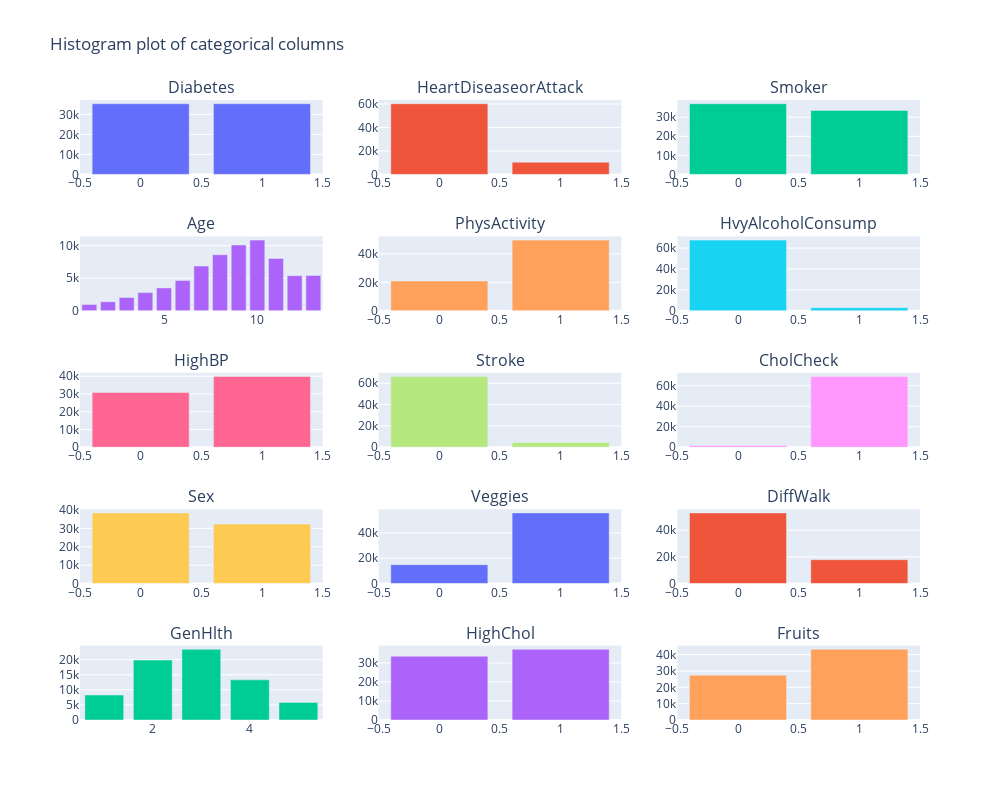

Notebook code for this chart:
### Code cell
n_cols = 3
n_rows = n_rows = int(np.ceil(len(categorical_d.copy()) / n_cols))

"""Histogram using plotly"""
fig = make_subplots(rows=n_rows, cols=n_cols,
                    subplot_titles=tuple(categorical_d.copy()))

for i, col in enumerate(categorical_d.copy()):
    counts = data_dict['D'][col].value_counts()
    fig.add_trace(go.Bar(name=col, x=counts.index, y=counts.values), 
                  row=i//n_cols + 1,
                  col=i%n_cols + 1)

fig.update_layout(title="Histogram plot of categorical columns",
                 height=800,
                 width=1000,
                 showlegend=False)

### Figure 1 — Plotly figure (JSON) as saved in the notebook; plotly's stock layout.template omitted (floating-point values rounded to 4 significant figures)
{"data": [{"name": "Diabetes", "type": "bar", "x": [0, 1], "xaxis": "x", "y": [35346, 35346], "yaxis": "y"}, {"name": "HeartDiseaseorAttack", "type": "bar", "x": [0, 1], "xaxis": "x2", "y": [60243, 10449], "yaxis": "y2"}, {"name": "Smoker", "type": "bar", "x": [0, 1], "xaxis": "x3", "y": [37094, 33598], "yaxis": "y3"}, {"name": "Age", "type": "bar", "x": [10, 9, 8, 11, 7, 13, 12, 6, 5, 4, 3, 2, 1], "xaxis": "x4", "y": [10856, 10112, 8603, 8044, 6872, 5426, 5394, 4648, 3520, 2793, 2049, 1396, 979], "yaxis": "y4"}, {"name": "PhysActivity", "type": "bar", "x": [1, 0], "xaxis": "x5", "y": [49699, 20993], "yaxis": "y5"}, {"name": "HvyAlcoholConsump", "type": "bar", "x": [0, 1], "xaxis": "x6", "y": [67672, 3020], "yaxis": "y6"}, {"name": "HighBP", "type": "bar", "x": [1, 0], "xaxis": "x7", "y": [39832, 30860], "yaxis": "y7"}, {"name": "Stroke", "type": "bar", "x": [0, 1], "xaxis": "x8", "y": [66297, 4395], "yaxis": "y8"}, {"name": "CholCheck", "type": "bar", "x": [1, 0], "xaxis": "x9", "y": [68943, 1749], "yaxis": "y9"}, {"name": "Sex", "type": "bar", "x": [0, 1], "xaxis": "x10", "y": [38386, 32306], "yaxis": "y10"}, {"name": "Veggies", "type": "bar", "x": [1, 0], "xaxis": "x11", "y": [55760, 14932], "yaxis": "y11"}, {"name": "DiffWalk", "type": "bar", "x": [0, 1], "xaxis": "x12", "y": [52826, 17866], "yaxis": "y12"}, {"name": "GenHlth", "type": "bar", "x": [3, 2, 4, 1, 5], "xaxis": "x13", "y": [23427, 19872, 13303, 8282, 5808], "yaxis": "y13"}, {"name": "HighChol", "type": "bar", "x": [1, 0], "xaxis": "x14", "y": [37163, 33529], "yaxis": "y14"}, {"name": "Fruits", "type": "bar", "x": [1, 0], "xaxis": "x15", "y": [43249, 27443], "yaxis": "y15"}], "layout": {"annotations": [{"font": {"size": 16}, "showarrow": false, "text": "Diabetes", "x": 0.1444, "xanchor": "center", "xref": "paper", "y": 1, "yanchor": "bottom", "yref": "paper"}, {"font": {"size": 16}, "showarrow": false, "text": "HeartDiseaseorAttack", "x": 0.5, "xanchor": "center", "xref": "paper", "y": 1, "yanchor": "bottom", "yref": "paper"}, {"font": {"size": 16}, "showarrow": false, "text": "Smoker", "x": 0.8556, "xanchor": "center", "xref": "paper", "y": 1, "yanchor": "bottom", "yref": "paper"}, {"font": {"size": 16}, "showarrow": false, "text": "Age", "x": 0.1444, "xanchor": "center", "xref": "paper", "y": 0.78, "yanchor": "bottom", "yref": "paper"}, {"font": {"size": 16}, "showarrow": false, "text": "PhysActivity", "x": 0.5, "xanchor": "center", "xref": "paper", "y": 0.78, "yanchor": "bottom", "yref": "paper"}, {"font": {"size": 16}, "showarrow": false, "text": "HvyAlcoholConsump", "x": 0.8556, "xanchor": "center", "xref": "paper", "y": 0.78, "yanchor": "bottom", "yref": "paper"}, {"font": {"size": 16}, "showarrow": false, "text": "HighBP", "x": 0.1444, "xanchor": "center", "xref": "paper", "y": 0.56, "yanchor": "bottom", "yref": "paper"}, {"font": {"size": 16}, "showarrow": false, "text": "Stroke", "x": 0.5, "xanchor": "center", "xref": "paper", "y": 0.56, "yanchor": "bottom", "yref": "paper"}, {"font": {"size": 16}, "showarrow": false, "text": "CholCheck", "x": 0.8556, "xanchor": "center", "xref": "paper", "y": 0.56, "yanchor": "bottom", "yref": "paper"}, {"font": {"size": 16}, "showarrow": false, "text": "Sex", "x": 0.1444, "xanchor": "center", "xref": "paper", "y": 0.34, "yanchor": "bottom", "yref": "paper"}, {"font": {"size": 16}, "showarrow": false, "text": "Veggies", "x": 0.5, "xanchor": "center", "xref": "paper", "y": 0.34, "yanchor": "bottom", "yref": "paper"}, {"font": {"size": 16}, "showarrow": false, "text": "DiffWalk", "x": 0.8556, "xanchor": "center", "xref": "paper", "y": 0.34, "yanchor": "bottom", "yref": "paper"}, {"font": {"size": 16}, "showarrow": false, "text": "GenHlth", "x": 0.1444, "xanchor": "center", "xref": "paper", "y": 0.12, "yanchor": "bottom", "yref": "paper"}, {"font": {"size": 16}, "showarrow": false, "text": "HighChol", "x": 0.5, "xanchor": "center", "xref": "paper", "y": 0.12, "yanchor": "bottom", "yref": "paper"}, {"font": {"size": 16}, "showarrow": false, "text": "Fruits", "x": 0.8556, "xanchor": "center", "xref": "paper", "y": 0.12, "yanchor": "bottom", "yref": "paper"}], "height": 800, "showlegend": false, "title": {"text": "Histogram plot of categorical columns"}, "width": 1000, "xaxis": {"anchor": "y", "domain": [0, 0.2889]}, "xaxis10": {"anchor": "y10", "domain": [0, 0.2889]}, "xaxis11": {"anchor": "y11", "domain": [0.3556, 0.6444]}, "xaxis12": {"anchor": "y12", "domain": [0.7111, 1]}, "xaxis13": {"anchor": "y13", "domain": [0, 0.2889]}, "xaxis14": {"anchor": "y14", "domain": [0.3556, 0.6444]}, "xaxis15": {"anchor": "y15", "domain": [0.7111, 1]}, "xaxis2": {"anchor": "y2", "domain": [0.3556, 0.6444]}, "xaxis3": {"anchor": "y3", "domain": [0.7111, 1]}, "xaxis4": {"anchor": "y4", "domain": [0, 0.2889]}, "xaxis5": {"anchor": "y5", "domain": [0.3556, 0.6444]}, "xaxis6": {"anchor": "y6", "domain": [0.7111, 1]}, "xaxis7": {"anchor": "y7", "domain": [0, 0.2889]}, "xaxis8": {"anchor": "y8", "domain": [0.3556, 0.6444]}, "xaxis9": {"anchor": "y9", "domain": [0.7111, 1]}, "yaxis": {"anchor": "x", "domain": [0.88, 1]}, "yaxis10": {"anchor": "x10", "domain": [0.22, 0.34]}, "yaxis11": {"anchor": "x11", "domain": [0.22, 0.34]}, "yaxis12": {"anchor": "x12", "domain": [0.22, 0.34]}, "yaxis13": {"anchor": "x13", "domain": [0, 0.12]}, "yaxis14": {"anchor": "x14", "domain": [0, 0.12]}, "yaxis15": {"anchor": "x15", "domain": [0, 0.12]}, "yaxis2": {"anchor": "x2", "domain": [0.88, 1]}, "yaxis3": {"anchor": "x3", "domain": [0.88, 1]}, "yaxis4": {"anchor": "x4", "domain": [0.66, 0.78]}, "yaxis5": {"anchor": "x5", "domain": [0.66, 0.78]}, "yaxis6": {"anchor": "x6", "domain": [0.66, 0.78]}, "yaxis7": {"anchor": "x7", "domain": [0.44, 0.56]}, "yaxis8": {"anchor": "x8", "domain": [0.44, 0.56]}, "yaxis9": {"anchor": "x9", "domain": [0.44, 0.56]}}}
